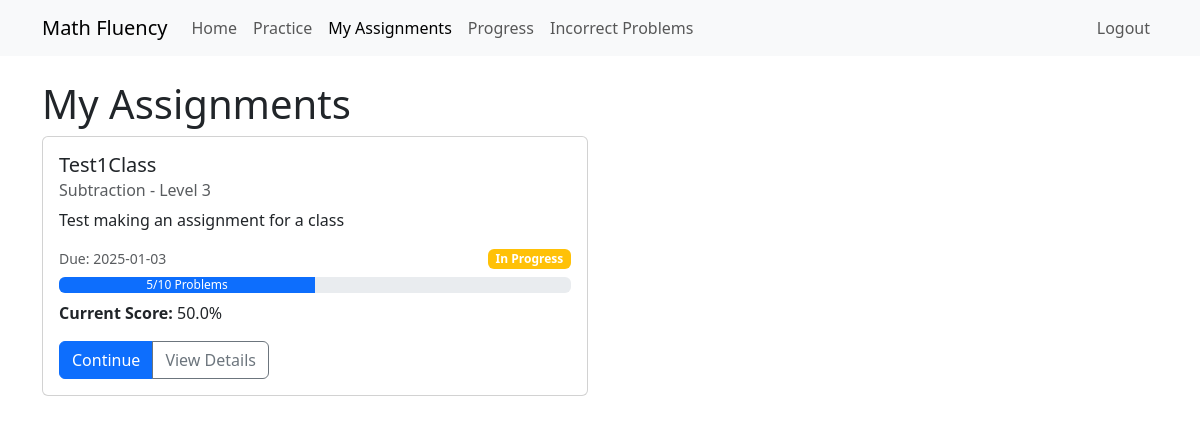
Page /student/assignments (signed in) on the committed database.
### models/assignment.py (models this page shows, shortened)
class Assignment(db.Model):
    id = db.Column(db.Integer, primary_key=True)
    title = db.Column(db.String(100), nullable=False)
    description = db.Column(db.String(500))
    operation = db.Column(db.String(20), nullable=False)  # 'addition' or 'multiplication'
    level = db.Column(db.Integer, nullable=False)
    required_problems = db.Column(db.Integer, default=10)
    min_correct_percentage = db.Column(db.Integer, default=80)
    active = db.Column(db.Boolean, default=True)  # Whether the assignment is visible to students
    custom_number1 = db.Column(db.Integer)
    custom_number2 = db.Column(db.Integer)
    max_attempts_per_problem = db.Column(db.Integer, default=None)  # None means unlimited
    show_solution_after_attempts = db.Column(db.Integer, default=3)
    requires_work_shown = db.Column(db.Boolean, default=False)
    is_template = db.Column(db.Boolean, default=False)  # Can be saved as template
    partial_credit = db.Column(db.Boolean, default=True)
    late_submission_policy = db.Column(db.String(20), default='no_credit')  # no_credit, partial_credit, full_credit
    visibility = db.Column(db.String(20), default='immediate')  # immediate, date, prerequisite
    practice_mode_enabled = db.Column(db.Boolean, default=True)
    hint_system = db.Column(db.JSON)  # Store multiple levels of hints
    video_tutorial_url = db.Column(db.String(500))
    created_at = db.Column(db.DateTime, default=datetime.utcnow)
    available_from = db.Column(db.DateTime)
    due_date = db.Column(db.DateTime, nullable=False)
    is_graded = db.Column(db.Boolean, default=False)
    graded_at = db.Column(db.DateTime)
    is_class_assignment = db.Column(db.Boolean, default=True)
    teacher_id = db.Column(db.Integer, db.ForeignKey('user.id'), nullable=False)
    class_id = db.Column(db.Integer, db.ForeignKey('class.id'), nullable=True)
    teacher = db.relationship('User', backref='created_assignments', foreign_keys=[teacher_id])
    assigned_class = db.relationship('Class', backref='assignments')
    individual_students = db.relationship('User', secondary=student_assignments, backref='individual_assignments')
    student_progress = db.relationship('AssignmentProgress', backref='assignment', lazy='dynamic')
    prerequisites = db.relationship(
        'Assignment', secondary=prerequisite_assignments,
        primaryjoin=(prerequisite_assignments.c.assignment_id == id),
        secondaryjoin=(prerequisite_assignments.c.prerequisite_id == id),
        backref='required_for'
    )
    def get_progress(self, student):
        progress = AssignmentProgress.query.filter_by(
            assignment_id=self.id,
            student_id=student.id
        ).first()
        return progress

class AssignmentProgress(db.Model):
    id = db.Column(db.Integer, primary_key=True)
    student_id = db.Column(db.Integer, db.ForeignKey('user.id'), nullable=False)
    assignment_id = db.Column(db.Integer, db.ForeignKey('assignment.id'), nullable=False)
    problems_attempted = db.Column(db.Integer, default=0)
    problems_correct = db.Column(db.Integer, default=0)
    completed = db.Column(db.Boolean, default=False)
    completed_at = db.Column(db.DateTime)
    started = db.Column(db.Boolean, default=False)
    start_time = db.Column(db.DateTime)
    total_time_spent = db.Column(db.Integer, default=0)  # Total time in seconds
    streak_count = db.Column(db.Integer, default=0)  # Consecutive correct answers
    mastery_level = db.Column(db.Float, default=0.0)  # 0.0 to 1.0
    last_attempt_at = db.Column(db.DateTime)
    practice_mode = db.Column(db.Boolean, default=False)
    student_notes = db.Column(db.Text)
    teacher_comment = db.Column(db.String(500))
    grade_override = db.Column(db.Integer)
    needs_review = db.Column(db.Boolean, default=False)
    student = db.relationship('User', backref='assignment_progress')
    def calculate_score(self):
        if self.grade_override is not None:
            return self.grade_override
        if self.problems_attempted == 0:
            return 0
        if self.assignment.partial_credit:
            return (self.problems_correct / self.assignment.required_problems) * 100
        return (self.problems_correct / self.problems_attempted) * 100

### routes/assignment_routes.py (the view)
@assignment_bp.route('/student/assignments')
@login_required
def student_assignments():
    if current_user.is_teacher:
        return redirect(url_for('assignment.list_assignments'))
    assignments = Assignment.query\
        .join(Class, Assignment.class_id == Class.id)\
        .join(Class.students)\
        .filter(Class.students.any(id=current_user.id))\
        .all()
    return render_template('assignments/student_list.html', assignments=assignments)

### app.py (called while the page is built)
@login_manager.user_loader
def load_user(user_id):
    return User.query.get(int(user_id))

### templates/assignments/student_list.html (shortened to what this page needs)
{% extends "base.html" %}
{% block content %}
<div class="container mt-4">
    <h1>My Assignments</h1>
    {% if assignments %}
    <div class="row">
        {% for assignment in assignments %}
        <div class="col-md-6 mb-4">
            <div class="card">
                <div class="card-body">
                    <h5 class="card-title">{{ assignment.title }}</h5>
                    <h6 class="card-subtitle mb-2 text-muted">
                        {{ assignment.operation.title() }} - Level {{ assignment.level }}
                    </h6>
                    <p class="card-text">{{ assignment.description }}</p>
                    {% set progress = assignment.get_progress(current_user) %}
                    <div class="mb-3">
                        <div class="d-flex justify-content-between align-items-center mb-2">
                            <small class="text-muted">Due: {{ assignment.due_date.strftime('%Y-%m-%d') }}</small>
                            {% if progress and progress.completed %}
                                <span class="badge bg-success">Completed</span>
                            {% elif progress and progress.started %}
                                <span class="badge bg-warning">In Progress</span>
                            {% else %}
                                <span class="badge bg-secondary">Not Started</span>
                            {% endif %}
                        </div>
                        {% if progress and progress.started %}
                        <div class="progress mb-2">
                            {% set percentage = (progress.problems_correct / assignment.required_problems * 100)|round %}
                            <div class="progress-bar"
                                role="progressbar"
                                style="width: {{ percentage }}%"
                                aria-valuenow="{{ percentage }}"
                                aria-valuemin="0"
                                aria-valuemax="100">
                                {{ progress.problems_correct}}/{{ assignment.required_problems }} Problems
                            </div>
                        </div>
                        {% endif %}
                        {% if progress %}
                        <p class="mb-2">
                            <strong>Current Score:</strong> {{ progress.calculate_score() }}%
                        </p>
                        {% endif %}
                    </div>
                    <div class="btn-group">
                        {% if not progress or not progress.completed %}
                        <a href="{{ url_for('assignment.start_assignment', id=assignment.id) }}"
                            class="btn btn-primary">
                            {% if progress and progress.started %}Continue{% else %}Start{% endif %}
                        </a>
                        {% endif %}
                        <a href="{{ url_for('assignment.view_assignment', id=assignment.id) }}"
                            class="btn btn-outline-secondary">
                            View Details
                        </a>
                    </div>
                </div>
            </div>
        </div>
        {% endfor %}
    </div>
    {% else %}
    <div class="alert alert-info">
        You don't have any assignments yet.
    </div>
    {% endif %}
</div>
{% endblock %}

### rows in the picture
Assignment: title "Test1Class", operation "Subtraction", level "3", description "Test making an assignment for a class", due_date "2025-01-03", required_problems "10"
AssignmentProgress: problems_correct "5", calculate_score "50.0"
